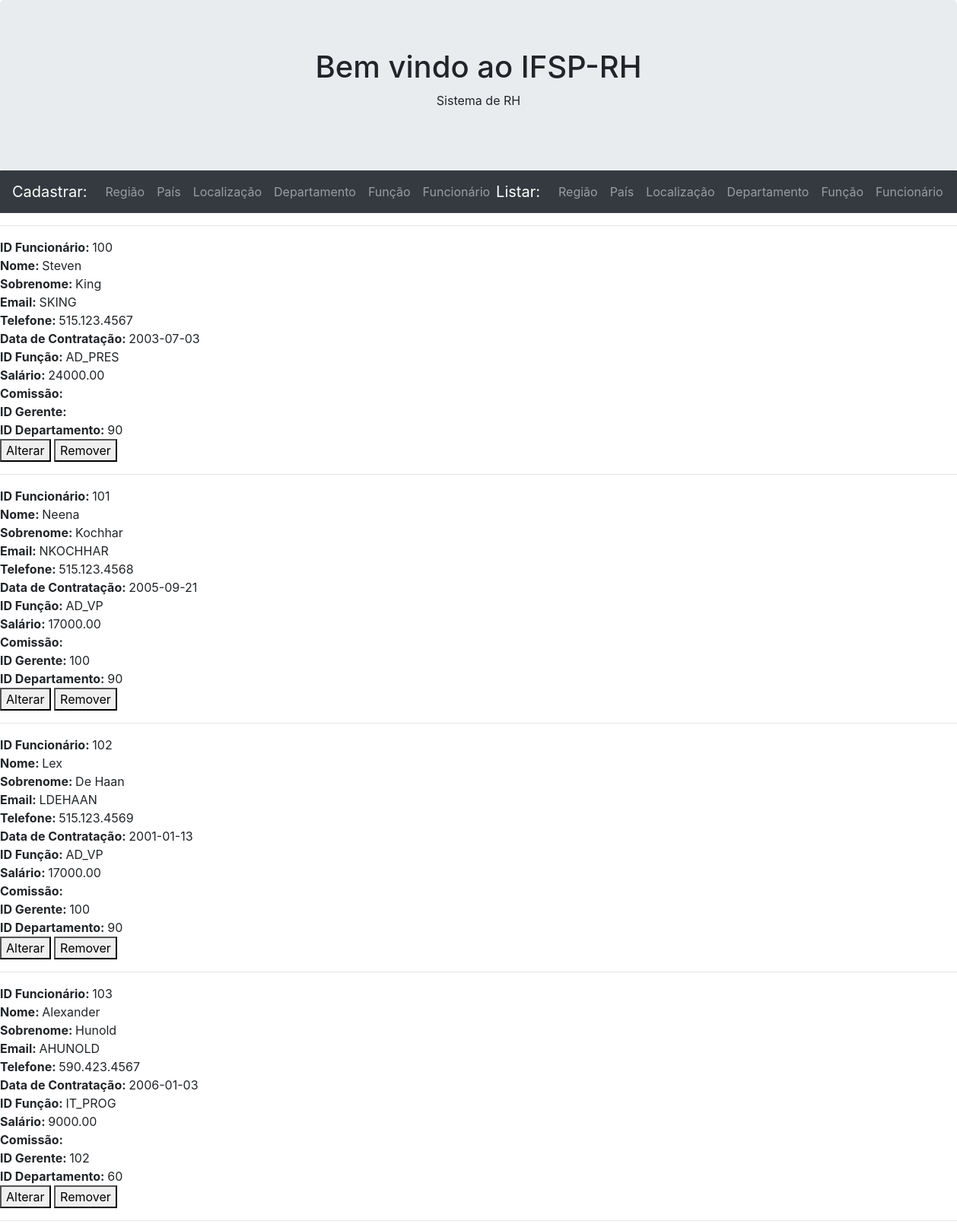
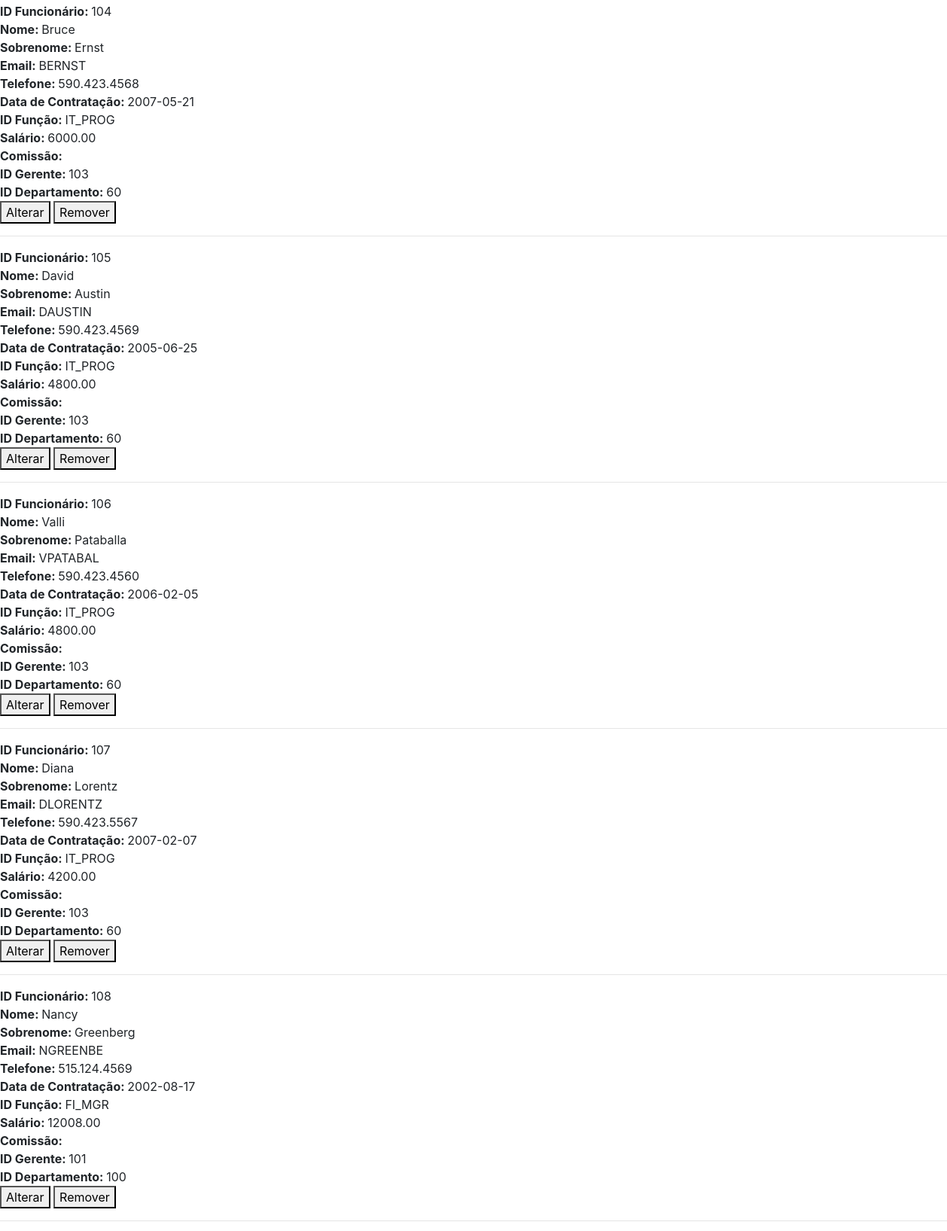
/listar_funcionario.php (upper part), run on the app's committed database (2 pictures, top to bottom).
### tables this page shows
CREATE TABLE `funcionario` (
  `ID_FUNCIONARIO` int(11) NOT NULL,
  `NOME` varchar(20) DEFAULT NULL,
  `SOBRENOME` varchar(25) DEFAULT NULL,
  `EMAIL` varchar(25) DEFAULT NULL,
  `TELEFONE` varchar(20) DEFAULT NULL,
  `DATA_CONTRATACAO` date DEFAULT NULL,
  `ID_FUNCAO` varchar(10) DEFAULT NULL,
  `SALARIO` float(22,2) DEFAULT NULL,
  `COMISSAO` int(11) DEFAULT NULL,
  `ID_GERENTE` int(11) DEFAULT NULL,
  `ID_DEPARTAMENTO` int(11) DEFAULT NULL
);

### classeFuncionario.php (the view, shortened to what this page needs)
<?php
class Funcionario{
public $id_funcionario;
public $nome;
public $sobrenome;
public $email;
public $telefone;
public $data_contratacao;
public $id_funcao;
public $salario;
public $comissao;
public $id_gerente;
public $id_departamento;
public function __construct($valores){
    $this->id_funcionario = $valores["ID_FUNCIONARIO"];
    $this->nome = $valores["NOME"];
    $this->sobrenome = $valores["SOBRENOME"];
    $this->email = $valores["EMAIL"];
    $this->telefone = $valores["TELEFONE"];
    $this->data_contratacao = $valores["DATA_CONTRATACAO"];
    $this->id_funcao = $valores["ID_FUNCAO"];
    $this->salario = $valores["SALARIO"];
    $this->comissao = $valores["COMISSAO"];
    $this->id_gerente = $valores["ID_GERENTE"];
    $this->id_departamento = $valores["ID_DEPARTAMENTO"];
}
public function exibir(){
    echo "<div id='id_controle_funcionario$this->id_funcionario'>";
    echo "<form id='form$this->id_funcionario'>";
    echo "<hr>";
    echo "<b>ID Funcionário: </b><span id='id_funcao$this->id_funcionario'>$this->id_funcionario</span><br>";
    echo "<b>Nome: </b><span id='id_funcao$this->id_funcionario'>$this->nome</span><br>";
    echo "<b>Sobrenome: </b><span id='id_funcao$this->id_funcionario'>$this->sobrenome</span><br>";
    echo "<b>Email: </b><span id='id_funcao$this->id_funcionario'>$this->email</span><br>";
    echo "<b>Telefone: </b><span id='id_funcao$this->id_funcionario'>$this->telefone</span><br>";
    echo "<b>Data de Contratação: </b><span id='id_funcao$this->id_funcionario'>$this->data_contratacao</span><br>";
    echo "<b>ID Função: </b><span id='id_funcao$this->id_funcionario'>$this->id_funcao</span><br>";
    echo "<b>Salário: </b><span id='id_funcao$this->id_funcionario'>$this->salario</span><br>";
    echo "<b>Comissão: </b><span id='titulo_funcao$this->id_funcionario'>$this->comissao</span><br>";
    echo "<b>ID Gerente: </b><span id='salario_minimo$this->id_funcionario'>$this->id_gerente</span><br>";
    echo "<b>ID Departamento: </b><span id='salario_maximo$this->id_funcionario'>$this->id_departamento</span><br>";
    echo "<button type='button' class='alterar_funcionario' value='$this->id_funcionario'>Alterar</button>
          <button type='button' class='alterando_funcionario' value='$this->id_funcionario' style='display:none'>Alterar</button>
          <button class='remover_funcionario' value='$this->id_funcionario'>Remover</button>
          </form>";
    echo "</div>";
}
}
?>

### listar_funcionario.php
<?php
include "cabecalho.php";
include "classeFuncionario.php";
include "conexao.php";
$sql = "SELECT * FROM funcionario";
$resultado = $conexao->query($sql) or die(print_r($conexao->errorInfo()));
if($resultado->rowCount()>0){
    foreach($resultado as $i=>$t){
        $c = new Funcionario($t);
        $c->exibir();
    }
}
else {
    echo "Não há dados cadastrados";
}
?>

### data on the page
funcionario: ID_FUNCIONARIO "100", NOME "Steven", SOBRENOME "King", EMAIL "SKING", TELEFONE "515.123.4567", DATA_CONTRATACAO "2003-07-03", ID_FUNCAO "AD_PRES", SALARIO "24000.00", ID_DEPARTAMENTO "90"
funcionario: ID_FUNCIONARIO "101", NOME "Neena", SOBRENOME "Kochhar", EMAIL "NKOCHHAR", TELEFONE "515.123.4568", DATA_CONTRATACAO "2005-09-21", ID_FUNCAO "AD_VP", SALARIO "17000.00", ID_GERENTE "100", ID_DEPARTAMENTO "90"
funcionario: ID_FUNCIONARIO "102", NOME "Lex", SOBRENOME "De Haan", EMAIL "LDEHAAN", TELEFONE "515.123.4569", DATA_CONTRATACAO "2001-01-13", ID_FUNCAO "AD_VP", SALARIO "17000.00", ID_GERENTE "100", ID_DEPARTAMENTO "90"
funcionario: ID_FUNCIONARIO "103", NOME "Alexander", SOBRENOME "Hunold", EMAIL "AHUNOLD", TELEFONE "590.423.4567", DATA_CONTRATACAO "2006-01-03", ID_FUNCAO "IT_PROG", SALARIO "9000.00", ID_GERENTE "102", ID_DEPARTAMENTO "60"
funcionario: ID_FUNCIONARIO "104", NOME "Bruce", SOBRENOME "Ernst", EMAIL "BERNST", TELEFONE "590.423.4568", DATA_CONTRATACAO "2007-05-21", ID_FUNCAO "IT_PROG", SALARIO "6000.00", ID_GERENTE "103", ID_DEPARTAMENTO "60"
funcionario: ID_FUNCIONARIO "105", NOME "David", SOBRENOME "Austin", EMAIL "DAUSTIN", TELEFONE "590.423.4569", DATA_CONTRATACAO "2005-06-25", ID_FUNCAO "IT_PROG", SALARIO "4800.00", ID_GERENTE "103", ID_DEPARTAMENTO "60"
funcionario: ID_FUNCIONARIO "106", NOME "Valli", SOBRENOME "Pataballa", EMAIL "VPATABAL", TELEFONE "590.423.4560", DATA_CONTRATACAO "2006-02-05", ID_FUNCAO "IT_PROG", SALARIO "4800.00", ID_GERENTE "103", ID_DEPARTAMENTO "60"
funcionario: ID_FUNCIONARIO "107", NOME "Diana", SOBRENOME "Lorentz", EMAIL "DLORENTZ", TELEFONE "590.423.5567", DATA_CONTRATACAO "2007-02-07", ID_FUNCAO "IT_PROG", SALARIO "4200.00", ID_GERENTE "103", ID_DEPARTAMENTO "60"
funcionario: ID_FUNCIONARIO "108", NOME "Nancy", SOBRENOME "Greenberg", EMAIL "NGREENBE", TELEFONE "515.124.4569", DATA_CONTRATACAO "2002-08-17", ID_FUNCAO "FI_MGR", SALARIO "12008.00", ID_GERENTE "101", ID_DEPARTAMENTO "100"
